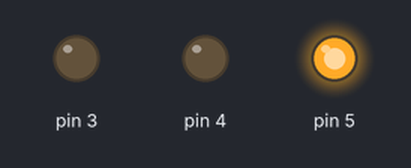
Recording of a sketch running on a simulated Arduino Uno, built with avr-gcc and run on an emulated ATmega328P. On the bench: output pins drawn as LEDs (lit = HIGH).

Above: at 0.17 s.
At 0.87 s:
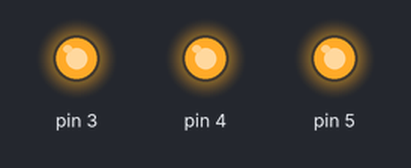
At 1.22 s:
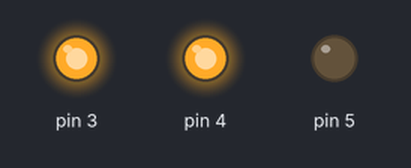
At 1.57 s:
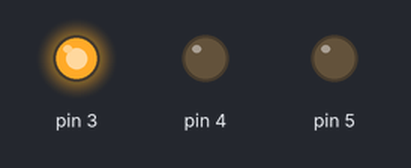
At 2.62 s:
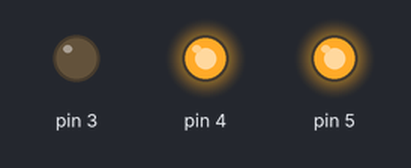
At 4.02 s:
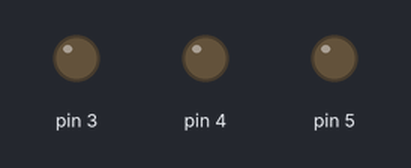
Timing chart, 0 to 4.8 s (numbered marks = the images above):
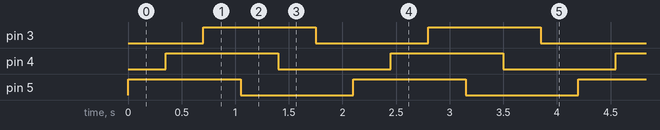

Measured:
- by itself, pin 3–5: alternates HIGH for 1.1 s and LOW for 1.1 s
- by itself, everything shown: repeats every 2.1 s, in 6 steps

The sketch:

Charlotte_Ness_Traffic_Light.ino
```cpp
void setup() {
  // put your setup code here, to run once:
pinMode(5,OUTPUT);
pinMode(4,OUTPUT);
pinMode(3,OUTPUT);
}

void loop() {
  // put your main code here, to run repeatedly:
digitalWrite(5,HIGH);
delay(350);
digitalWrite(4,HIGH);
delay(350);
digitalWrite(3,HIGH);
delay(350);
digitalWrite(5,LOW);
delay(350);
digitalWrite(4,LOW);
delay(350);
digitalWrite(3,LOW);
delay(350);
}
```
